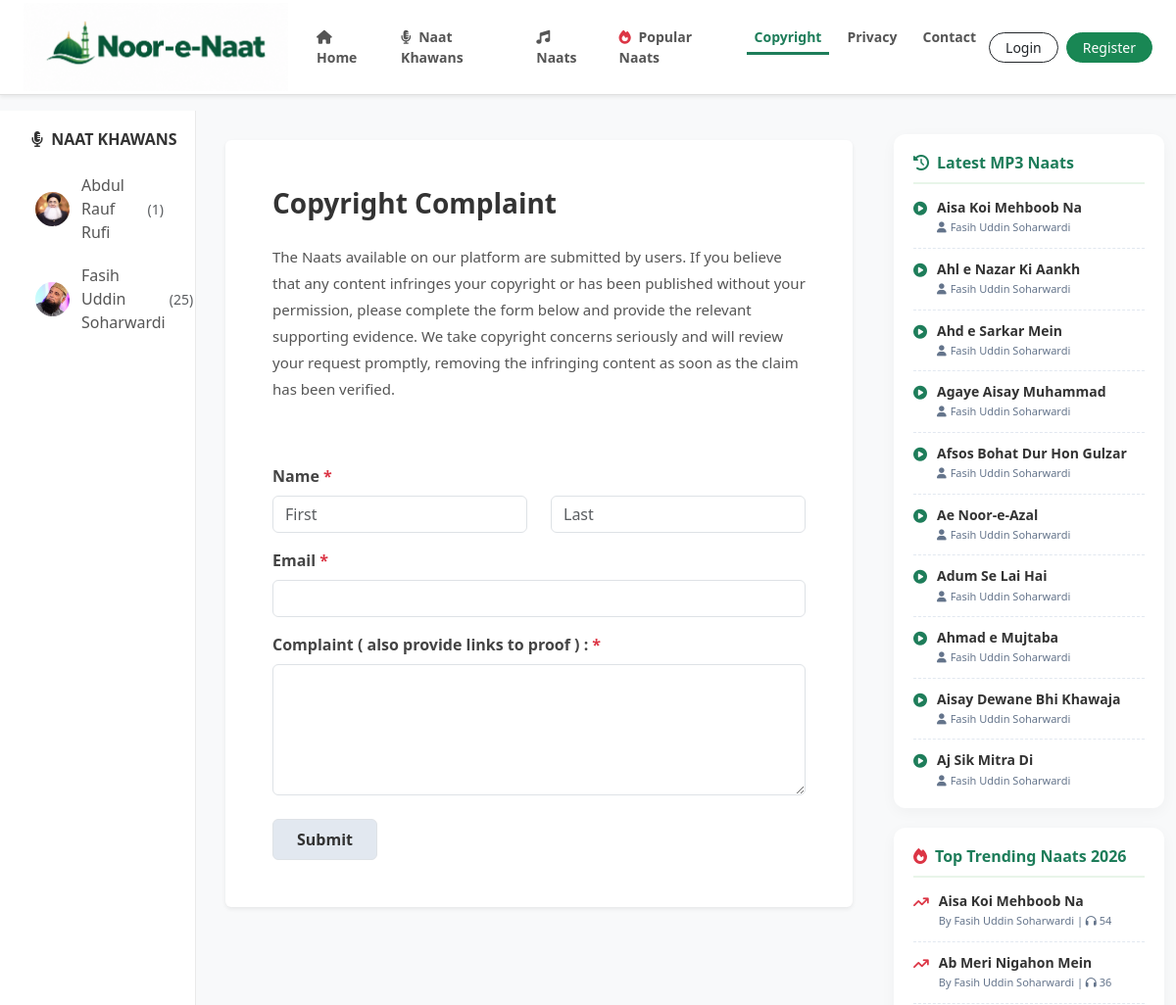
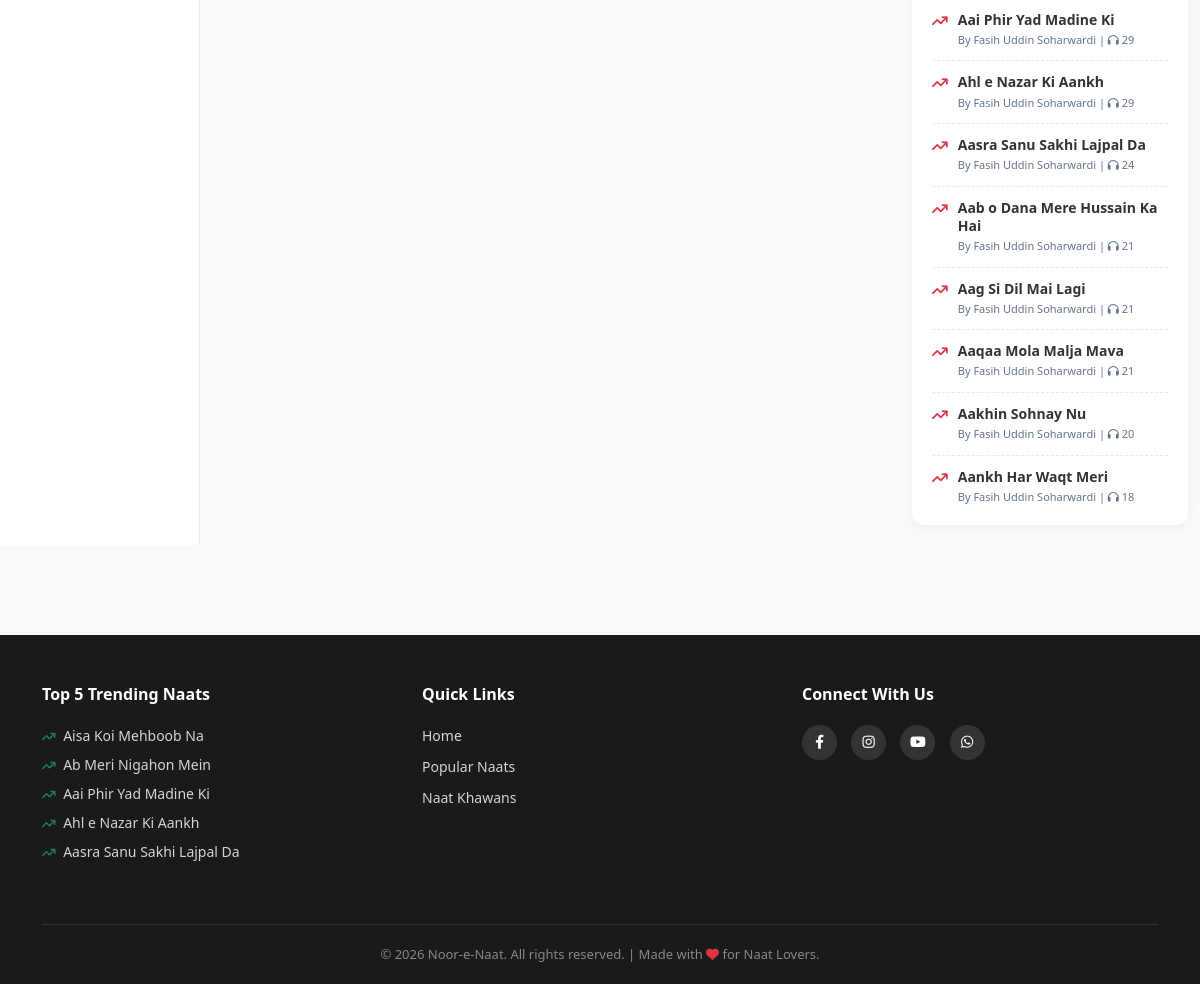
/copyright/, run on the app's committed database (2 pictures, top to bottom).
### naat_app/models.py (models this page shows, shortened)
class NaatKhawan(models.Model):
    name = models.CharField(max_length=200)
    image = models.ImageField(upload_to='naat_khawan/', blank=True, null=True)

class PageContent(models.Model):
    PAGE_CHOICES = [
        ('privacy', 'Privacy Policy'),
        ('copyright', 'Copyright Policy'),
        ('contact', 'Contact Us'),
    ]
    page_name = models.CharField(max_length=20, choices=PAGE_CHOICES, unique=True)
    title = models.CharField(max_length=200, help_text="Page ka heading")
    content = models.TextField(help_text="Page ka poora content yahan likhein")

class Naat(models.Model):
    title = models.CharField(max_length=200)
    naat_khawan = models.ForeignKey(NaatKhawan, on_delete=models.CASCADE, related_name='naats')
    audio_file = models.FileField(upload_to='naats/')
    uploaded_at = models.DateTimeField(auto_now_add=True)
    is_live = models.BooleanField(default=True)
    is_popular = models.BooleanField(default=False)
    views = models.IntegerField(default=0, help_text="Kitni dafa suni gayi")

### naat_app/views.py (the view, shortened to what this page needs)
# urls.py: path('copyright/', views.copyright_page, name='copyright_page'),
def copyright_page(request):
    khawans = NaatKhawan.objects.annotate(
        naat_count=Count('naats', filter=Q(naats__is_live=True))
    ).order_by('id')
    latest_naats = Naat.objects.filter(is_live=True).order_by('-uploaded_at')[:10]
    trending_naats = Naat.objects.filter(is_live=True).order_by('-views')[:10]
    page_data = PageContent.objects.filter(page_name='copyright').first()
    context = {'khawans': khawans, 'latest_naats': latest_naats, 'trending_naats': trending_naats, 'page_data': page_data}
    return render(request, 'pages/copyright.html', context)

### naat_app/templates/pages/copyright.html (shortened to what this page needs)
{% extends 'base.html' %}
{% block content %}
<div class="container-fluid mt-3">
    <div class="row">
        <div class="col-md-3 col-lg-2 sidebar d-none d-md-block">
            <h5><i class="fa-solid fa-microphone-lines me-1"></i> Naat Khawans</h5>
            {% for khawan in khawans %}
                <a href="{% url 'khawan_profile' khawan.id %}" class="khawan-link">
                    {% if khawan.image %}<img src="{{ khawan.image.url }}" class="artist-img-sidebar" alt="{{ khawan.name }}">{% else %}<div class="artist-placeholder-sidebar"><i class="fa-solid fa-user"></i></div>{% endif %}
                    {{ khawan.name }} <span class="ms-1 text-muted small">({{ khawan.naat_count }})</span>
                </a>
            {% endfor %}
        </div>
        <div class="col-12 col-md-6 col-lg-7 main-content">
            <div class="card p-4 p-md-5 shadow-sm border-0 content-card">
                <h2 class="fw-bold mb-4" style="color: #333; font-size: 28px;">
                    {% if page_data %}{{ page_data.title }}{% else %}Copyright Complaint{% endif %}
                </h2>
                {% if page_data %}
                    <div class="mb-5">{{ page_data.content|safe|linebreaks }}</div>
                {% endif %}
                <form method="POST">
                    <div class="mb-3">
                        <label class="form-label fw-bold" style="color: #444;">Name <span class="text-danger">*</span></label>
                        <div class="row">
                            <div class="col-md-6 mb-2 mb-md-0"><input type="text" name="first_name" class="form-control" placeholder="First" required></div>
                            <div class="col-md-6"><input type="text" name="last_name" class="form-control" placeholder="Last" required></div>
                        </div>
                    </div>
                    <div class="mb-3">
                        <label class="form-label fw-bold" style="color: #444;">Email <span class="text-danger">*</span></label>
                        <input type="email" name="email" class="form-control" required>
                    </div>
                    <div class="mb-4">
                        <label class="form-label fw-bold" style="color: #444;">Complaint ( also provide links to proof ) : <span class="text-danger">*</span></label>
                        <textarea name="complaint" class="form-control" rows="5" required></textarea>
                    </div>
                    <button type="submit" class="btn btn-light border px-4 py-2" style="background-color: #e2e8f0; font-weight: 600; color: #333;">Submit</button>
                </form>
            </div>
        </div>
        <div class="col-md-3 col-lg-3 d-none d-md-block mt-4">
            <div class="right-widget">
                <h5><i class="fa-solid fa-clock-rotate-left me-2"></i>Latest MP3 Naats</h5>
                {% for l_naat in latest_naats %}
                <div class="widget-item">
                    <i class="fa-solid fa-circle-play widget-icon"></i>
                    <div class="widget-text">
                        <a href="{% url 'naat_detail' l_naat.id %}">{{ l_naat.title }}</a>
                        <small><i class="fa-solid fa-user me-1"></i>{{ l_naat.naat_khawan.name }}</small>
                    </div>
                </div>
                {% endfor %}
            </div>
            <div class="right-widget">
                <h5><i class="fa-solid fa-fire text-danger me-2"></i>Top Trending Naats 2026</h5>
                {% for t_naat in trending_naats %}
                <div class="widget-item">
                    <i class="fa-solid fa-arrow-trend-up text-danger widget-icon"></i>
                    <div class="widget-text">
                        <a href="{% url 'naat_detail' t_naat.id %}">{{ t_naat.title }}</a>
                        <small>By {{ t_naat.naat_khawan.name }} | <i class="fa-solid fa-headphones"></i> {{ t_naat.views }}</small>
                    </div>
                </div>
                {% endfor %}
            </div>
        </div>
    </div>
</div>
{% endblock %}

### naat_app/templates/base.html (shortened to what this page needs)
{% load static %}
<!DOCTYPE html>
<html lang="en">
<head>
    <link href="https://cdn.jsdelivr.net/npm/bootstrap@5.3.0/dist/css/bootstrap.min.css" rel="stylesheet">
    <link rel="stylesheet" href="https://cdnjs.cloudflare.com/ajax/libs/font-awesome/6.4.0/css/all.min.css">
</head>
<body>
    <nav class="navbar navbar-expand-lg sticky-top shadow-sm">
        <div class="container-fluid px-4">
            <a class="navbar-brand d-flex align-items-center" href="/">
                <img src="{% static 'images/logo.png' %}" alt="Noor-e-Naat Logo">
            </a>
            <div class="collapse navbar-collapse" id="navbarNav">
                <ul class="navbar-nav mx-auto">
                    <li class="nav-item">
                        <a class="nav-link {% if request.resolver_match.url_name == 'home' %}active{% endif %}" href="{% url 'home' %}"><i class="fa-solid fa-house me-1"></i> Home</a>
                    </li>
                    <li class="nav-item">
                        <a class="nav-link " href="{% url 'all_naat_khawans' %}"><i class="fa-solid fa-microphone-lines me-1"></i> Naat Khawans</a>
                    </li>
                    <li class="nav-item">
                        <a class="nav-link {% if request.resolver_match.url_name == 'all_naats' %}active{% endif %}" href="{% url 'all_naats' %}"><i class="fa-solid fa-music me-1"></i> Naats</a>
                    </li>
                    <li class="nav-item">
                        <a class="nav-link {% if request.resolver_match.url_name == 'popular_naats' %}active{% endif %}" href="{% url 'popular_naats' %}"><i class="fa-solid fa-fire text-danger me-1"></i> Popular Naats</a>
                    </li>
                    <li class="nav-item"><a class="nav-link {% if request.resolver_match.url_name == 'copyright_page' %}active{% endif %}" href="{% url 'copyright_page' %}">Copyright</a></li>
                    <li class="nav-item"><a class="nav-link {% if request.resolver_match.url_name == 'privacy_page' %}active{% endif %}" href="{% url 'privacy_page' %}">Privacy</a></li>
                    <li class="nav-item"><a class="nav-link {% if request.resolver_match.url_name == 'contact_page' %}active{% endif %}" href="{% url 'contact_page' %}">Contact</a></li>
                </ul>
                <div class="d-flex align-items-center gap-2 mt-3 mt-lg-0">
                    {% if user.is_authenticated %}
                        <div class="dropdown">
                            <button class="btn btn-outline-success btn-sm rounded-pill px-3 dropdown-toggle w-100" type="button" data-bs-toggle="dropdown">
                                <i class="fa-solid fa-user-circle me-1"></i> {{ user.username }}
                            </button>
                            <ul class="dropdown-menu dropdown-menu-end shadow border-0">
                                <li><a class="dropdown-item" href="{% url 'change_password' %}"><i class="fa-solid fa-key me-2 text-muted"></i>Change Password</a></li>
                                <li><hr class="dropdown-divider"></li>
                                <li><a class="dropdown-item text-danger" href="{% url 'logout' %}"><i class="fa-solid fa-right-from-bracket me-2"></i>Logout</a></li>
                            </ul>
                        </div>
                    {% else %}
                        <a href="{% url 'login' %}" class="btn btn-outline-dark btn-sm rounded-pill px-3 w-100">Login</a>
                        <a href="{% url 'register' %}" class="btn btn-success btn-sm rounded-pill px-3 w-100">Register</a>
                    {% endif %}
                </div>
            </div>
        </div>
    </nav>
    <div class="content-wrapper">
        {% block content %}{% endblock %}
    </div>
    <footer class="footer">
        <div class="container">
            <div class="row">
                <div class="col-md-4 mb-4 text-center text-md-start">
                    <h5>Top 5 Trending Naats</h5>
                    {% for t_naat in trending_naats|slice:":5" %}
                        <a href="{% url 'naat_detail' t_naat.id %}?autoplay=1" class="text-truncate d-block" style="max-width: 250px; margin-bottom: 8px; color: #d1d5db;">
                            <i class="fa-solid fa-arrow-trend-up me-1" style="font-size: 12px; color: #1e7d5a;"></i>
                            {{ t_naat.title }}
                        </a>
                    {% empty %}
                        <p class="small text-muted">No trending naats available.</p>
                    {% endfor %}
                </div>
                <div class="col-md-4 mb-4 text-center text-md-start">
                    <h5>Quick Links</h5>
                    <a href="{% url 'home' %}">Home</a>
                    <a href="{% url 'popular_naats' %}">Popular Naats</a>
                    <a href="{% url 'all_naat_khawans' %}">Naat Khawans</a>
                </div>
                <div class="col-md-4 mb-4 text-center text-md-start">
                    <h5>Connect With Us</h5>
                    <div class="social-icons mt-2">
                        <a href="#"><i class="fa-brands fa-facebook-f"></i></a>
                        <a href="#"><i class="fa-brands fa-instagram"></i></a>
                        <a href="#"><i class="fa-brands fa-youtube"></i></a>
                        <a href="#"><i class="fa-brands fa-whatsapp"></i></a>
                    </div>
                </div>
            </div>
            <div class="footer-bottom">
                &copy; 2026 Noor-e-Naat. All rights reserved. | Made with <i class="fa-solid fa-heart text-danger"></i> for Naat Lovers.
            </div>
        </div>
    </footer>
</body>
</html>

### data on the page
NaatKhawan: image (picture), name "Abdul Rauf Rufi", naat_count "1"
NaatKhawan: image (picture), name "Fasih Uddin Soharwardi", naat_count "25"
PageContent: title "Copyright Complaint", content "The Naats available on our platform are submitted by users. If you believe that any content infringes your copyright or has been published without your permission, please complete the form below and provide the relevant supporting evidence. We take copyright concerns seriously and will review your request promptly, removing the infringing content as soon as the claim has been verified."
Naat: title "Aisa Koi Mehboob Na", naat_khawan.name "Fasih Uddin Soharwardi", views "54"
Naat: title "Ahl e Nazar Ki Aankh", naat_khawan.name "Fasih Uddin Soharwardi", views "29"
Naat: title "Ahd e Sarkar Mein", naat_khawan.name "Fasih Uddin Soharwardi"
Naat: title "Agaye Aisay Muhammad", naat_khawan.name "Fasih Uddin Soharwardi"
Naat: title "Afsos Bohat Dur Hon Gulzar", naat_khawan.name "Fasih Uddin Soharwardi"
Naat: title "Ae Noor-e-Azal", naat_khawan.name "Fasih Uddin Soharwardi"
Naat: title "Adum Se Lai Hai", naat_khawan.name "Fasih Uddin Soharwardi"
Naat: title "Ahmad e Mujtaba", naat_khawan.name "Fasih Uddin Soharwardi"
Naat: title "Aisay Dewane Bhi Khawaja", naat_khawan.name "Fasih Uddin Soharwardi"
Naat: title "Aj Sik Mitra Di", naat_khawan.name "Fasih Uddin Soharwardi"
Naat: title "Ab Meri Nigahon Mein", naat_khawan.name "Fasih Uddin Soharwardi", views "36"
Naat: title "Aai Phir Yad Madine Ki", naat_khawan.name "Fasih Uddin Soharwardi", views "29"
Naat: title "Aasra Sanu Sakhi Lajpal Da", naat_khawan.name "Fasih Uddin Soharwardi", views "24"
Naat: title "Aab o Dana Mere Hussain Ka Hai", naat_khawan.name "Fasih Uddin Soharwardi", views "21"
Naat: title "Aag Si Dil Mai Lagi", naat_khawan.name "Fasih Uddin Soharwardi", views "21"
Naat: title "Aaqaa Mola Malja Mava", naat_khawan.name "Fasih Uddin Soharwardi", views "21"
Naat: title "Aakhin Sohnay Nu", naat_khawan.name "Fasih Uddin Soharwardi", views "20"
Naat: title "Aankh Har Waqt Meri", naat_khawan.name "Fasih Uddin Soharwardi", views "18"
